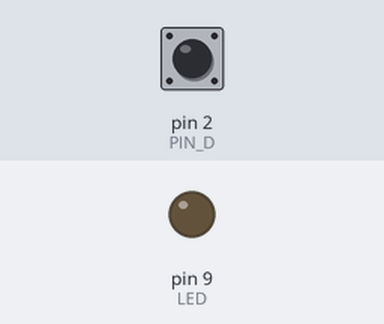
A sketch run on a simulated Arduino Uno, built with avr-gcc and run on an emulated ATmega328P. On the bench: output pins drawn as LEDs (lit = HIGH). Inputs (shaded band) come from the test bench; at power-on: pin 2 (PIN_D) LOW. What the sketch prints to the serial monitor is not drawn.

Above: at 1.2 s.
1.3 s: pin 2 (PIN_D) driven HIGH
At 2.1 s:
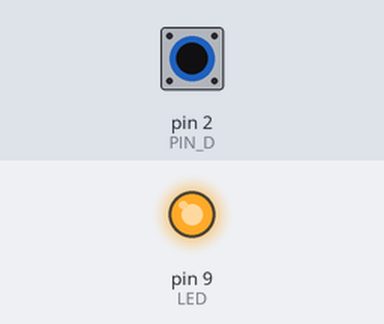
2.8 s: pin 2 (PIN_D) pulsed LOW 5 times (0.12 s each, 0.3 s apart)
At 4.9 s:
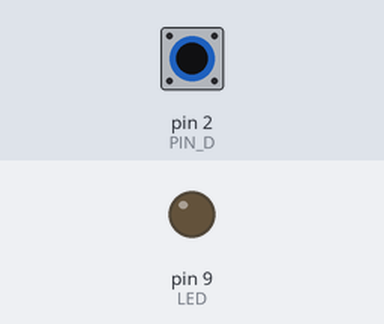
Timing chart, 0 to 6.4 s (numbered marks = the images above; inputs shaded):
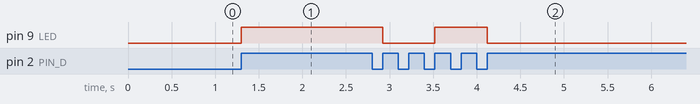

Measured:
- after the input at 1.3 s, pin 9 (LED): LOW → HIGH at once
- after the input at 2.8 s, pin 9 (LED): HIGH → LOW after 0.12 s, → HIGH 0.60 s later, → LOW 0.60 s later

The sketch:

13.ino
```cpp
const int PIN_D  = 2;
const int LED    = 9;

bool lampOn = false;
bool lastState = LOW;
unsigned long lastClap = 0;

void setup() {
  pinMode(PIN_D, INPUT);
  pinMode(LED, OUTPUT);
  Serial.begin(9600);
  Serial.println("ปรบมือหนึ่งครั้งเพื่อเปิดหรือปิดไฟ");
}

void loop() {
  bool state = digitalRead(PIN_D);

  // จับเฉพาะจังหวะที่เพิ่งเปลี่ยนจาก LOW เป็น HIGH (ขอบขาขึ้น)
  // ไม่ใช่แค่ตัวจับเวลา เพื่อไม่ให้สลับไฟรัวตอนมีเสียงดังค้างนาน
  if (state == HIGH && lastState == LOW && millis() - lastClap > 500) {
    lastClap = millis();
    lampOn = !lampOn;
    digitalWrite(LED, lampOn);

    if (lampOn) {
      Serial.println("ปรบมือ -> เปิดไฟ");
    } else {
      Serial.println("ปรบมือ -> ปิดไฟ");
    }
  }
  lastState = state;
}
```
